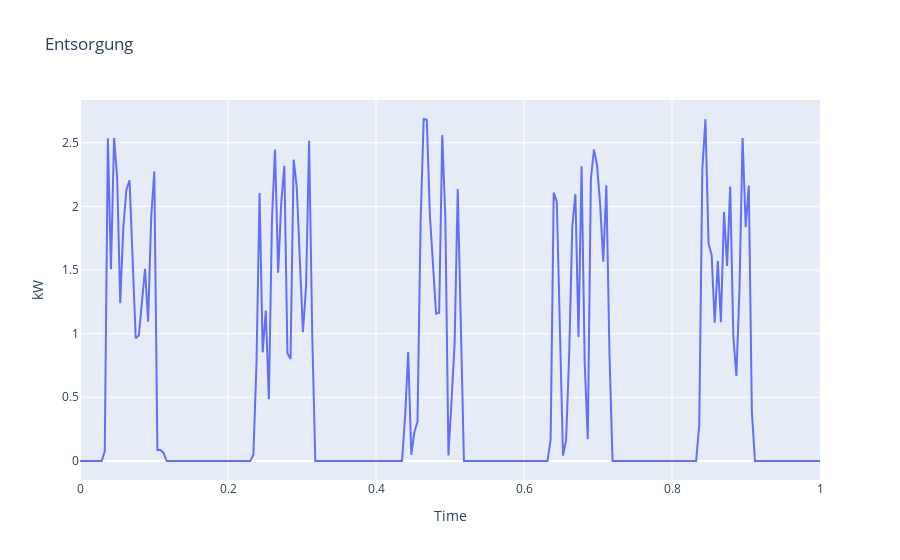

Notebook cell for this chart:
### Code cell
px.line(
    x=df['t_scaled'], y=df.kw, 
    title='Entsorgung',
    labels={
        'x': 'Time',
        'y': 'kW'
    })

### Figure 1 — Plotly figure (JSON) as saved in the notebook; plotly's stock layout.template omitted (floating-point values rounded to 4 significant figures; data arrays with more than 128 entries replaced by an {"elided": "..."} marker saying what was removed)
{"data": [{"hovertemplate": "Time=%{x}<br>kW=%{y}<extra></extra>", "legendgroup": "", "line": {"color": "#636efa", "dash": "solid"}, "marker": {"symbol": "circle"}, "mode": "lines", "name": "", "orientation": "v", "showlegend": false, "type": "scatter", "x": {"elided": "240 float values"}, "xaxis": "x", "y": {"elided": "240 float values"}, "yaxis": "y"}], "layout": {"legend": {"tracegroupgap": 0}, "title": {"text": "Entsorgung"}, "xaxis": {"anchor": "y", "domain": [0, 1], "title": {"text": "Time"}}, "yaxis": {"anchor": "x", "domain": [0, 1], "title": {"text": "kW"}}}}
